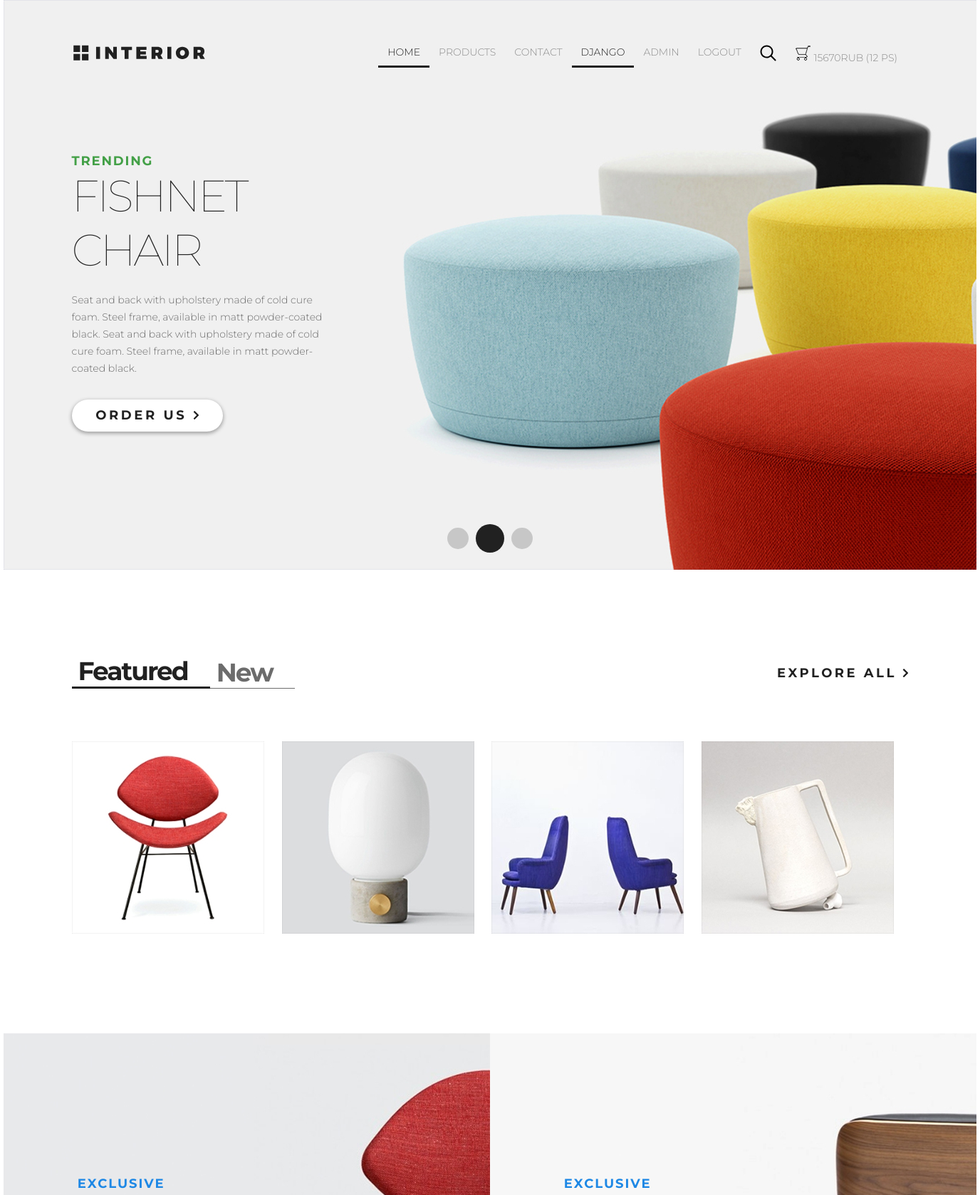
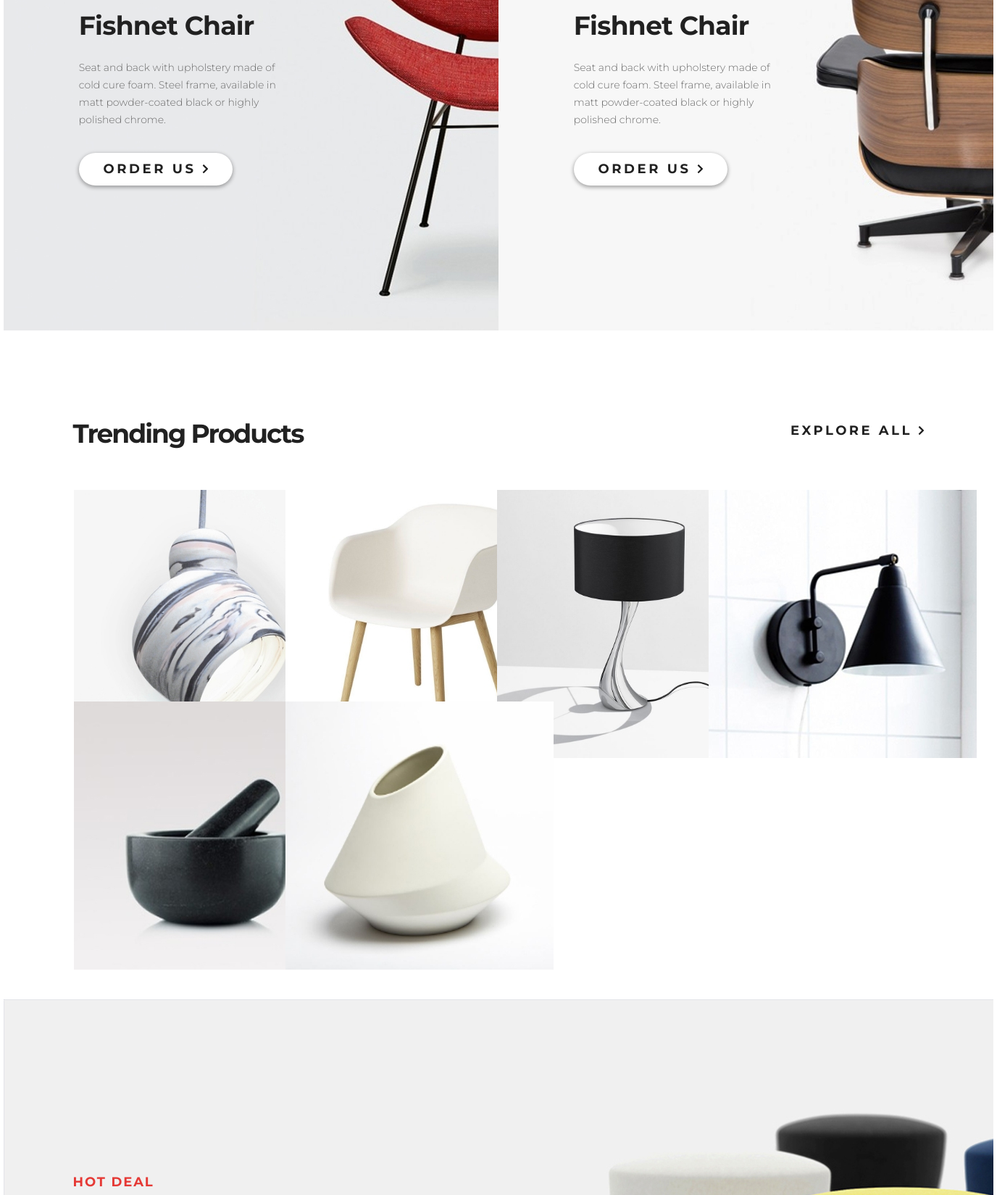
Page / (signed in, upper part) on the committed database (2 pictures, top to bottom).
### authapp/models.py (models this page shows)
class ShopUser(AbstractUser):
    avatar = models.ImageField(upload_to='users_avatar', blank=True)
    age = models.PositiveSmallIntegerField(verbose_name = 'Age' )

### basketapp/models.py (models this page shows)
class Basket (models.Model):
    user = models.ForeignKey(settings.AUTH_USER_MODEL, on_delete=models.CASCADE, related_name='basket')
    product = models.ForeignKey(Product, on_delete=models.CASCADE)
    quantity = models.PositiveSmallIntegerField(verbose_name='количество', default= 0 )
    add_datetime = models.DateTimeField(verbose_name='время', auto_now_add= True )
    def product_cost(self):
        return self.product.price * self.quantity
    def total_quantity(self):
        return sum([el.quantity for el in self.user.basket.all()])
    def total_cost(self):
        return sum([el.product_cost() for el in self.user.basket.all()])

### mainapp/models.py (models this page shows, shortened)
class Product (models.Model):
    category = models.ForeignKey(ProductCategory, on_delete=models.CASCADE)
    name = models.CharField(verbose_name= 'Product name' , max_length= 128 )
    image = models.ImageField(upload_to= 'products_images' , blank= True )
    short_desc = models.CharField(verbose_name= 'Short description' , max_length= 60 , blank= True )
    description = models.TextField(verbose_name= 'Full description' , blank= True )
    price = models.DecimalField(verbose_name= 'Price' , max_digits= 8 , decimal_places= 2 , default= 0 )
    quantity = models.PositiveIntegerField(verbose_name= 'Quantity' , default= 0 )
    is_active = models.BooleanField(verbose_name='activ status', default=True)

### mainapp/views.py (the view)
# urls.py: re_path(r'^$', basketapp.index, name='index'),
def index(request):
    products = Product.objects.all()[:4]
    context = {
       'page_title': 'main',
       'products': products,
        'basket': get_basket(request),
    }
    return render(request, 'mainapp/index.html', context)

### mainapp/views.py (called while the page is built)
def get_basket(request):
    if request.user.is_authenticated:
        return request.user.basket.all()
    else:
        return []

### mainapp/templates/mainapp/index.html (shortened to what this page needs)
{% extends 'mainapp/base.html' %}
{% load static %}
{% block container %}
<div class="top">
    <div class="slider">
        {% include 'mainapp/include_block/inc__main_menu.html' %}
        <div class="slider__text padding-site">
            <p class="slider__green">TRENDING</p>
            <h2 class="slider__h2">Fishnet Chair</h2>
            <p class="slider__p">Seat and back with upholstery made of cold cure foam. Steel frame, available in matt powder-coated black. Seat and back with upholstery made of cold cure foam. Steel frame, available in matt powder-coated black.</p> <a href="#" class="button">Order Us <img src="/static/img/arrow.svg" alt="arrow"></a>
        </div>
        <div class="slider__pagination">
            <a href="#" class="circle"></a>
            <a href="#" class="circle circle_active"></a>
            <a href="#" class="circle"></a>
        </div>
    </div>
    <div class="featured_product">
        <div class="featured-product_header">
            <ul class="menu">
                <li><a href="#" class="featured_m_style fea_menu__link_active">Featured</a></li>
                <li><a href="#" class="featured_m_style">New</a></li>
            </ul>
            <a href="" class="featured_all">explore all <img src="/static/img/arrow.svg" alt="arrow"></a>
        </div>
        <div class="featur_prod_line">
            {% for product in products %}
            <div class="featured_product_block" style="background-image: url(/media/{{ product.image }})">
            </div>
            {% endfor %}
        </div>
    </div>
    <div class="promo">
        <div class="promo_product prod_1">
            <p class="promo__blue">exclusive</p>
            <h2 class="promo__h2">Fishnet Chair</h2>
            <p class="promo__p">Seat and back with upholstery made of cold cure foam. Steel frame, available in matt
                powder-coated black
                or highly polished chrome.</p> <a href="#" class="button">Order Us <img src="/static/img/arrow.svg" alt="arrow"></a>
        </div>
        <div class="promo_product prod_2">
            <p class="promo__blue">exclusive</p>
            <h2 class="promo__h2">Fishnet Chair</h2>
            <p class="promo__p">Seat and back with upholstery made of cold cure foam. Steel frame, available in matt powder-coated black or highly polished chrome.</p> <a href="#" class="button">Order Us <img src="/static/img/arrow.svg" alt="arrow"></a>
        </div>
    </div>
    <div class="treiding_product">
        <div class="treiding-product_header">
            <h2 class="treiding_h2">Trending Products</h2>
            <a href="#" class="featured_all">explore all <img src="/static/img/arrow.svg" alt="arrow"></a>
        </div>
        <div class="treiding_product_img">
            <a href="#" class="treiding_img"><img src="/static/img/product-11.jpg" alt="photo product"></a>
            <a href="#" class="treiding_img"><img src="/static/img/product-21.jpg" alt="photo product"></a>
            <a href="#" class="treiding_img"><img src="/static/img/product-31.jpg" alt="photo product"></a>
            <a href="#" class="treiding_img"><img src="/static/img/product-41.jpg" alt="photo product"></a>
            <a href="#" class="treiding_img"><img src="/static/img/product-51.jpg" alt="photo product"></a>
            <a href="#" class="treiding_img"><img src="/static/img/product-61.jpg" alt="photo product"></a>
        </div>
    </div>
    <div class="slider padding-site">
        <div class="header">
        </div>
        <div class="slider__text">
            <p class="slider__red">Hot deal</p>
        </div>
    </div>
</div>
{% endblock %}

### mainapp/templates/mainapp/include_block/inc__main_menu.html (shortened to what this page needs)
<div class="header_prod">
    <a href="/"><img src="/static/img/logo.svg" alt="logo"></a>
    <ul class="menu">
        <li><a href="/" class="menu__link {% if request.resolver_match.url_name == 'index' %}menu__link_active{% endif %}">HOME</a></li>
        <li><a href="/product_details/" class="menu__link ">PRODUCTS</a></li>
        <li><a href="/contact/" class="menu__link {% if request.resolver_match.url_name == 'contact' %}menu__link_active{% endif %}">CONTACT</a></li>
        {% if user.is_authenticated %}
        <li>
            <a href="{% url 'auth:edit' %}" class="menu__link menu__link_active">{{ user.first_name|default:'USER' }}</a>
        </li>
        {% endif %}
        {% if user.is_superuser %}
            <li>
                <a href="{% url 'myadminapp:index' %}" class="menu__link">ADMIN</a>
            </li>
        {% endif %}
        <li>
            {% if user.is_authenticated %}
            <a href="{% url 'auth:logout' %}" class="menu__link">LOGOUT</a>
            {% else %}
            <a href="{% url 'auth:login' %}" class="menu__link">LOGIN</a>
            {% endif %}
        </li>
        <li><a href="#" class="menu__link menu_search"><img src="/static/img/search.svg" alt="search"></a></li>
        {% if user.is_authenticated and basket %}
        <li>
            <a href="{% url 'basketapp:index' %}" class="menu__link menu_search"><img src="/static/img/basket.png" alt="basket">
            <span>{{ basket.0.total_cost|floatformat:0 }}rub ({{basket.0.total_quantity}} ps)</span>
            </a>
        </li>
        {% endif %}
    </ul>
</div>

### static/css/style.css (style rules this page uses)
* { margin: 0; padding: 0; }
html, body { font-family: 'Montserrat', sans-serif; height: 100%; }
.slider { height: 800px; background-image: url(/static/img/slider-img.jpg); display: flex; flex-direction: column; justify-content: space-between; }
.menu__link { color: #8c8c8c; font-size: 14px; font-weight: 300; text-transform: uppercase; text-decoration: none; padding: 10px 13px; }
.menu__link_active { color: #212121; border-bottom: 3px solid #212121; }
.menu { list-style-type: none; display: flex; }
.slider__green { font-size: 18px; font-weight: 700; text-transform: uppercase; color: #43a047; letter-spacing: 1.8px; }
.slider__h2 { color: #212121; font-size: 62px; font-weight: 100; text-transform: uppercase; letter-spacing: -3.6px; }
.slider__p { color: #6c6c6c; font-size: 14px; font-weight: 300; margin-bottom: 32px; margin-top: 20px; line-height: 24px; }
.button { font-size: 18px; font-weight: 700; text-transform: uppercase; color: #212121; letter-spacing: 3.6px; box-shadow: 0 2px 5px 1px rgba(33, 33, 33, 0.35); border-radius: 23px; background-color: #ffffff; width: 212px; height: 45px; display: block; text-align: center; line-height: 45px; text-decoration: none; }
.circle { width: 30px; height: 30px; background-color: #212121; opacity: 0.2; border-radius: 50%; display: block; margin: 5px; }
.padding-site { padding-left: 7%; padding-right: 7%; }
.header { display: flex; justify-content: space-between; padding-top: 8%; }
.slider__text { width: 360px; }
.slider__pagination { display: flex; justify-content: center; padding-bottom: 19px; align-items: center; }
.circle_active { opacity: 1; width: 40px; height: 40px; }
.featured_product_block { width: 270px; height: 270px; margin-bottom: 20px; margin-right: 20px; }
.featur_prod_line { margin-top: 72px; display: flex; justify-content: space-between; flex-wrap: wrap; }
.featured_product { margin-left: 7%; margin-right: 7%; margin-top: 120px; }
.featured-product_header { display: flex; justify-content: space-between; align-items: center; }
.featured_all { text-decoration: none; font-size: 18px; font-weight: 700; text-transform: uppercase; color: #212121; letter-spacing: +3.5px; }
.promo { margin-top: 120px; height: 683px; display: flex; justify-content: space-between; }
.prod_1 { background-image: url(/static/img/promo-img1.jpg); }
.prod_2 { background-image: url(/static/img/promo-img.jpg); }
.promo_product { display: flex; flex-direction: column; justify-content: center; padding-left: 7.6%; width: 683px; }
.promo__p { width: 50%; color: #6c6c6c; font-size: 14px; font-weight: 300; line-height: 24px; margin-bottom: 34px; }
.promo__blue { font-size: 18px; font-weight: 700; line-height: 22px; text-transform: uppercase; letter-spacing: +2px; color: #1e88e5; }
.promo__h2 { color: #212121; font-size: 36px; font-weight: 700; letter-spacing: -0.7px; padding-top: 18px; padding-bottom: 24px; }
.treiding_product { margin: 120px 7% 120px 7%; }
.treiding-product_header { display: flex; justify-content: space-between; align-items: center; margin-bottom: 64px; }
.treiding_h2 { width: 400px; height: 35px; color: #212121; font-size: 36px; font-weight: 700; letter-spacing: -2px; }
.treiding_product_img { display: flex; flex-wrap: wrap; }
.treiding_img { width: 270px; height: 270px; margin-bottom: 20px; margin-right: 20px; border: 1px solid transparent; }
.slider__red { font-family: Montserrat; font-size: 18px; font-weight: 700; line-height: 48px; text-transform: uppercase; color: #e53935; letter-spacing: 1.8px; }
.featured_m_style { padding-left: 9px; padding-right: 31px; font-size: 36px; letter-spacing: -2px; font-weight: 700; line-height: 49px; border-bottom: 1px solid #6c6c6c; text-decoration: none; color: #6c6c6c; }
.fea_menu__link_active { color: #212121; line-height: 45px; border-bottom: 3px solid #212121; }
.header_prod { display: flex; justify-content: space-between; padding-top: 63px; padding-left: 98px; padding-right: 98px; }
.top { flex-grow: 1; }

### rows in the picture
ShopUser: first_name "DJANGO"
Basket: user+product+quantity "15670", user+quantity "12"
Product: image (picture)
Product: image (picture)
Product: image (picture)
Product: image (picture)
